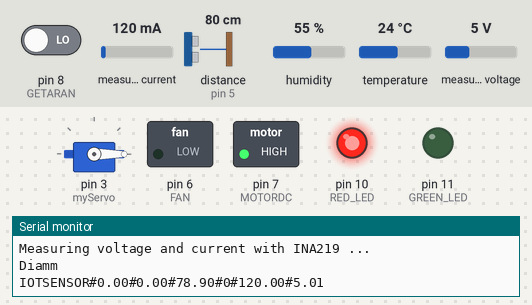
The sketch below on a simulated Arduino Uno, built with avr-gcc and run on an emulated ATmega328P. On the bench: servo, switched loads named in the sketch (green lamp = pin HIGH), output pins drawn as LEDs (lit = HIGH), the last lines printed to the serial monitor. Wiring (inferred from the names in the program): ultrasonic range finder: trigger pin 4; echo pin 5. The inputs (shaded band) are chosen by the test bench; at power-on: pin 8 (GETARAN) LOW, distance to the obstacle (sensor on pin 5) 80 cm, measured current 120 mA, humidity 55 %, temperature 24 °C, measured voltage 5 V. The echo pulse lasts 58.3 µs per cm; pins used as bus, display or sensor lines are not drawn.

Above: at 1.2 s.
1.3 s: pin 8 (GETARAN) driven HIGH
At 2.7 s:
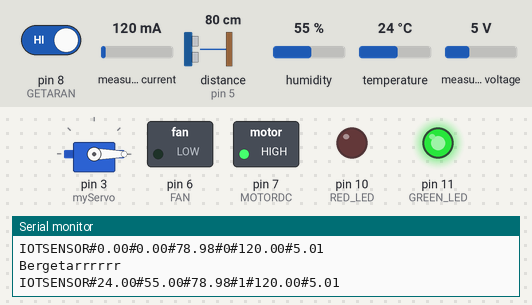
3.8 s: distance to the obstacle (sensor on pin 5) set to 34 cm
5.6 s: distance to the obstacle (sensor on pin 5) set to 29 cm
At 7.9 s:
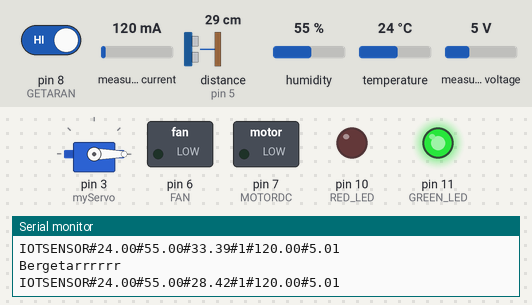
8.2 s: pin 8 (GETARAN) driven LOW
At 10.1 s:
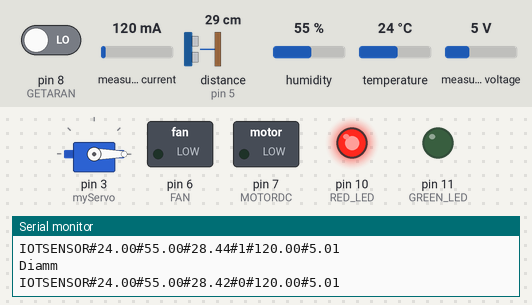
10.5 s: distance to the obstacle (sensor on pin 5) set to 35 cm
At 12.3 s:
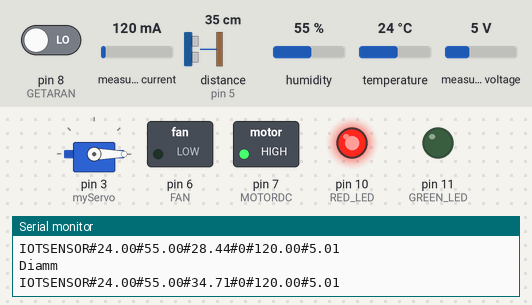
12.6 s: distance to the obstacle (sensor on pin 5) set to 2 cm
At 14.0 s:
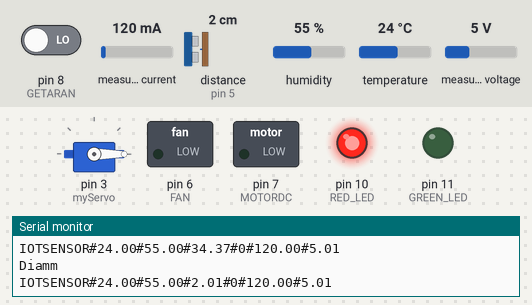
Timing chart, 0 to 15.6 s (numbered marks = the images above; inputs shaded):
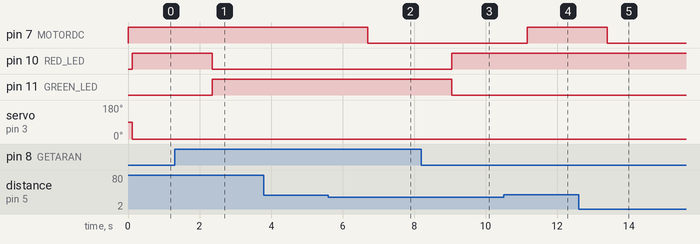

The sketch:

TeknologiIoT_Indra.ino
```cpp
#include <Wire.h>
#include <Adafruit_INA219.h>
#include <Servo.h> // Mengimpor pustaka Servo
#include "DHT.h"

// Define pins for TRIG and ECHO
#define TRIG_PIN 4
#define ECHO_PIN 5
#define FAN 6
#define MOTORDC 7
#define GETARAN 8
#define RED_LED 10
#define GREEN_LED 11

Adafruit_INA219 ina219;

Servo myServo;

// Konfigurasi DHT22
#define DHTPIN 9// Pin data DHT22 terhubung ke GPIO 9
#define DHTTYPE DHT22  // Jenis sensor DHT
DHT dht(DHTPIN, DHTTYPE);

float humidity = 0.0;
float temperature = 0.0;
int valueGetaran = 0;

// Variabel timer
unsigned long previousMillis = 0;
const long interval = 2000;  // Interval pembacaan data sensor (ms)

void setup() {
  // Initialize serial communication
  Serial.begin(115200);
  dht.begin();          // Inisialisasi sensor DHT22

  // Set pin modes
  pinMode(TRIG_PIN, OUTPUT);
  pinMode(ECHO_PIN, INPUT);
  pinMode(FAN, OUTPUT);
  pinMode(MOTORDC, OUTPUT);
  pinMode(GETARAN, INPUT);
  pinMode(RED_LED, OUTPUT);
  pinMode(GREEN_LED, OUTPUT);

  // Optional: Test message
  Serial.println("HC-SR04 Distance Measurement");

  if (! ina219.begin()) {
    Serial.println("Failed to find INA219 chip");
    while (1) { delay(10); }
  }
  // To use a slightly lower 32V, 1A range (higher precision on amps):
  ina219.setCalibration_32V_1A();
  // Or to use a lower 16V, 40`0mA range (higher precision on volts and amps):
  // ina219.setCalibration_16V_400mA();
  Serial.println("Measuring voltage and current with INA219 ...");

  myServo.attach(3);
}

void loop() {
  // Send a 10us pulse to TRIG pin
  digitalWrite(TRIG_PIN, LOW);
  delayMicroseconds(2);
  digitalWrite(TRIG_PIN, HIGH);
  delayMicroseconds(10);
  digitalWrite(TRIG_PIN, LOW);

  // Read the duration of the echo signal
  long duration = pulseIn(ECHO_PIN, HIGH);

  // Calculate distance in centimeters
  float distance = duration * 0.034 / 2;

  // Print the distance
  // Serial.print("Distance: ");
  // Serial.print(distance);
  // Serial.println(" cm");

  if(distance < 30)
  {
    digitalWrite(MOTORDC, LOW);
  }else {
    digitalWrite(MOTORDC, HIGH);
  }

  // read temperature
  unsigned long currentMillis = millis();
  if (currentMillis - previousMillis >= interval) {
    previousMillis = currentMillis;
    // Membaca data dari sensor DHT22
    humidity = dht.readHumidity();
    temperature = dht.readTemperature();

    // Validasi pembacaan data
    if (isnan(humidity) || isnan(temperature)) {
      Serial.println("Failed to read from DHT sensor!");
      return;
    }
  }

  // Serial.print("Temperature:   "); Serial.print(temperature); Serial.println(" C");
  // Serial.print("Humidity: "); Serial.print(humidity); Serial.println(" g/kg");

  // Wait before next measurement
  delay(100);

  // read current, load voltage
  float shuntvoltage = 0;
  float busvoltage = 0;
  float current_mA = 0;
  float loadvoltage = 0;
  float power_mW = 0;

  shuntvoltage = ina219.getShuntVoltage_mV();
  busvoltage = ina219.getBusVoltage_V();
  current_mA = ina219.getCurrent_mA();
  power_mW = ina219.getPower_mW();
  loadvoltage = busvoltage + (shuntvoltage / 1000);

  // Serial.print("Bus Voltage:   "); Serial.print(busvoltage); Serial.println(" V");
  // Serial.print("Shunt Voltage: "); Serial.print(shuntvoltage); Serial.println(" mV");
  // Serial.print("Load Voltage:  "); Serial.print(loadvoltage); Serial.println(" V");
  // Serial.print("Current:       "); Serial.print(current_mA); Serial.println(" mA");
  // Serial.print("Power:         "); Serial.print(power_mW); Serial.println(" mW");
  // Serial.println("");
  // delay(1000);

    if(temperature > 50)
    {
      digitalWrite(FAN, HIGH);
      myServo.write(180);
    }else
    {
      digitalWrite(FAN, LOW);
      myServo.write(0);
    }

    int statusGetaran = digitalRead(GETARAN); // Membaca nilai dari sensor HW-072
    if (statusGetaran == HIGH) {
      Serial.println("Bergetarrrrrr");
      valueGetaran = 1;
      digitalWrite(RED_LED, LOW);
      digitalWrite(GREEN_LED, HIGH);
    } else {
      Serial.println("Diamm");
      valueGetaran = 0;
      digitalWrite(RED_LED, HIGH);
      digitalWrite(GREEN_LED, LOW);
    }

  // Serial.print("IOTSENSOR");
  // Serial.print("#");
  // Serial.print(random(0, 10));
  // Serial.print("#");
  // Serial.print(random(10, 20));
  // Serial.print("#");
  // Serial.print(random(20, 30));
  // Serial.print("#");
  // Serial.print(random(30, 40));
  // Serial.print("#");
  // Serial.print(random(40, 50));
  // Serial.print("#");
  // Serial.print(random(50, 60));
  // Serial.print("#");
  // Serial.println(random(60, 70));


  Serial.print("IOTSENSOR");
  Serial.print("#");
  Serial.print(temperature);
  Serial.print("#");
  Serial.print(humidity);
  Serial.print("#");
  Serial.print(distance);
  Serial.print("#");
  Serial.print(valueGetaran);
  Serial.print("#");
  Serial.print(current_mA);
  Serial.print("#");
  Serial.println(loadvoltage);
  delay(1000);
}
```

Measured:
- the behaviour switches between 31 and 30 cm on distance to the obstacle (sensor on pin 5) (found by bisection; images 1 and 2)
- after the input at 1.3 s, pin 10 (RED_LED): HIGH → LOW after 1.1 s; pin 11 (GREEN_LED): LOW → HIGH after 1.1 s
- after the input at 5.6 s, pin 7 (MOTORDC): HIGH → LOW after 1.1 s
- after the input at 8.2 s, pin 10 (RED_LED): LOW → HIGH after 0.85 s; pin 11 (GREEN_LED): HIGH → LOW after 0.85 s
- after the input at 10.5 s, pin 7 (MOTORDC): LOW → HIGH after 0.67 s
- after the input at 12.6 s, pin 7 (MOTORDC): HIGH → LOW after 0.80 s
